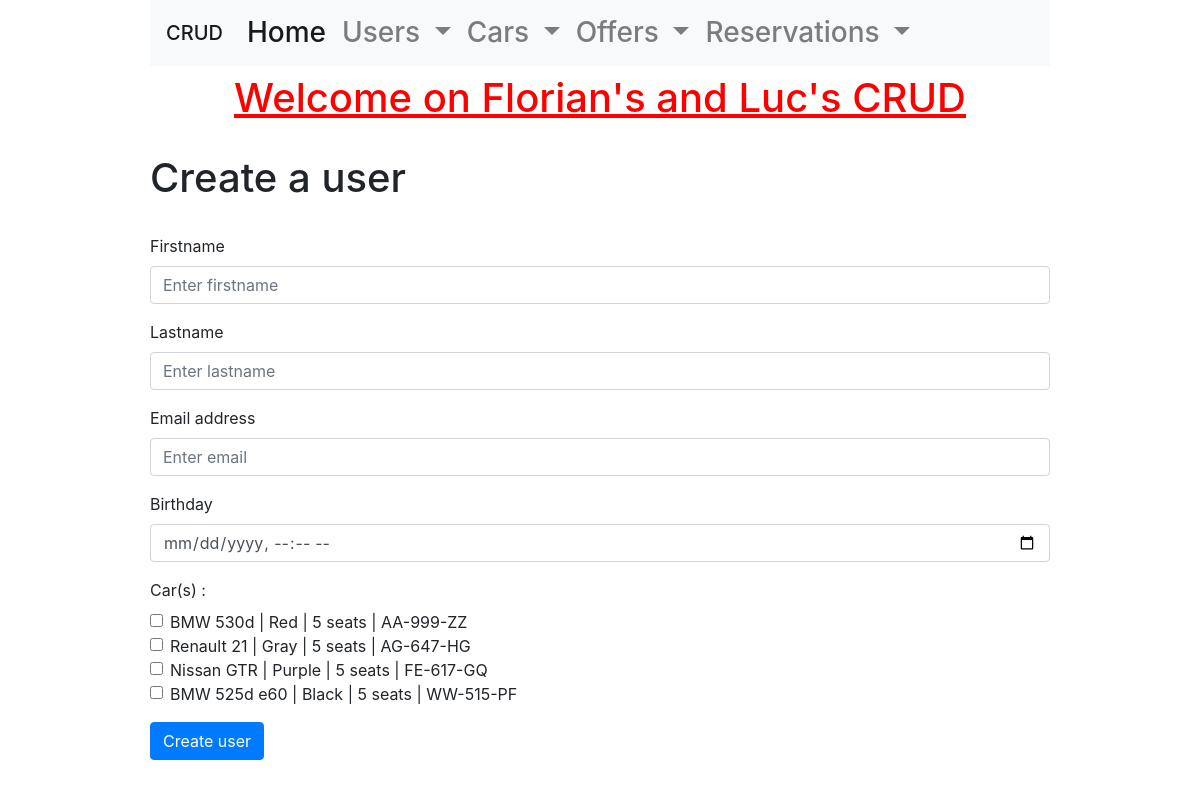
The page /class/Views/users_create.php on the database its author committed.
### tables this page shows
CREATE TABLE `cars` (
  `id` int NOT NULL AUTO_INCREMENT,
  `brand` varchar(255) NOT NULL,
  `model` varchar(255) NOT NULL,
  `mineral` varchar(255) NOT NULL,
  `color` varchar(255) NOT NULL,
  `nbrSlots` int NOT NULL,
  PRIMARY KEY (`id`)
);

### class/Services/DataBaseService.php (called while the page is built, shortened)
<?php
class DataBaseService
{
    private $connection;
    public function __construct()
    {
        try {
            $this->connection = new PDO(
                'mysql:host=' . self::HOST . ';port=' . self::PORT . ';dbname=' . self::DATABASE_NAME,
                self::MYSQL_USER,
                self::MYSQL_PASSWORD
            );
            $this->connection->exec("SET CHARACTER SET utf8");
        } catch (Exception $e) {
            echo 'Erreur : ' . $e->getMessage();
        }
    }
    public function getCars(): array
    {
        $cars = [];
        $sql = 'SELECT * FROM cars';
        $query = $this->connection->query($sql);
        $results = $query->fetchAll(PDO::FETCH_ASSOC);
        if (!empty($results)) {
            $cars = $results;
        }
        return $cars;
    }
}

### class/Services/CarsService.php (called while the page is built, shortened)
<?php
class CarsService
{
    public function getCars(): array
    {
        $cars = [];
        $dataBaseService = new DataBaseService();
        $carsDTO = $dataBaseService->getCars();
        if (!empty($carsDTO)) {
            foreach ($carsDTO as $carDTO) {
                $car = new Car();
                $car->setId($carDTO['id']);
                $car->setBrand($carDTO['brand']);
                $car->setModel($carDTO['model']);
                $car->setMineral($carDTO['mineral']);
                $car->setColor($carDTO['color']);
                $car->setNbrSlots($carDTO['nbrSlots']);
                $cars[] = $car;
            }
        }
        return $cars;
    }
}

### class/Entities/Car.php (called while the page is built, shortened)
<?php
class Car
{
    private $id;
    private $brand;
    private $model;
    private $mineral;
    private $color;
    private $nbrSlots;
    public function getId(): int
    {
        return $this->id;
    }
    public function setId(int $id): self
    {
        $this->id = $id;
        return $this;
    }
    public function getBrand(): string
    {
        return $this->brand;
    }
    public function setBrand(string $brand): self
    {
        $this->brand = $brand;
        return $this;
    }
    public function getModel(): string
    {
        return $this->model;
    }
    public function setModel(string $model): self
    {
        $this->model = $model;
        return $this;
    }
    public function getMineral(): string
    {
        return $this->mineral;
    }
    public function setMineral(string $mineral): self
    {
        $this->mineral = $mineral;
        return $this;
    }
    public function getColor(): string
    {
        return $this->color;
    }
    public function setColor(string $color): self
    {
        $this->color = $color;
        return $this;
    }
    public function getNbrSlots(): int
    {
        return $this->nbrSlots;
    }
    public function setNbrSlots(int $nbrSlots): self
    {
        $this->nbrSlots = $nbrSlots;
        return $this;
    }
}

### class/Views/users_create.php (the view, shortened to what this page needs)
<?php
    require 'header.php';
    $carsService = new CarsService();
    $cars = $carsService->getCars();
?>
<br/>
<p class="h1">Create a user</p>
<br/>
<form method="post" action="users_create.php" name ="userCreateForm">
    <div class="form-group">
        <label for="firstname">Firstname</label>
        <input type="text" class="form-control" name="firstname" placeholder="Enter firstname">
    </div>
    <div class="form-group">
    	<label for="lastname">Lastname</label>
    	<input type="text" class="form-control" name="lastname" placeholder="Enter lastname">
    </div>
    <div class="form-group">
    	<label for="email">Email address</label>
    	<input type="email" class="form-control" name="email" placeholder="Enter email">
    </div>
    <div class="form-group">
    	<label for="birthday">Birthday</label>
    	<input type="datetime-local" class="form-control" name="birthday" placeholder="Enter birthdate (format dd-mm-yyyy)">
    </div>
    <div class="form-group">
    	<label for="cars">Car(s) :</label>
    	<div class="form-check">
            <?php
                foreach ($cars as $car) {
                    $carName = $car->getBrand().' '.
                               $car->getModel().' | '.
                               $car->getColor().' | '.
                               $car->getNbrSlots().' seats | '.
                               $car->getMineral();
                    echo '<input type="checkbox" class="form-check-input" name="cars[]" value="'.$car->getId().'">'.$carName.'</input><br/>';
                }
            ?>
    	</div>
    </div>
    <input type="submit" class="btn btn-primary" value="Create user"/>
</form>
<?php
    require 'footer.php';
?>

### index.css (style rules this page uses)
html { width: 75%; margin: auto; font-family: 'K2D'; }

### rows shown on the page
cars: carName "BMW 530d | Red | 5 seats | AA-999-ZZ"
cars: carName "Renault 21 | Gray | 5 seats | AG-647-HG"
cars: carName "Nissan GTR | Purple | 5 seats | FE-617-GQ"
cars: carName "BMW 525d e60 | Black | 5 seats | WW-515-PF"
